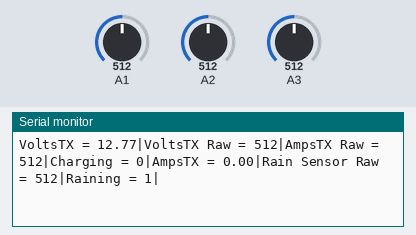
Bench run of a sketch on a simulated Arduino Mega 2560, built with avr-gcc and run on an emulated ATmega2560. Shown: the last lines printed to the serial monitor. The test bench sets the inputs (shaded band); at power-on: A1 = 512, A3 = 512, A2 = 512.

Above: at 1.2 s.
1.3 s: A1 set to 495
At 1.52 s:
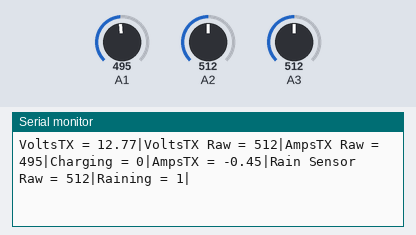
7.3 s: A3 set to 105
At 7.38 s:
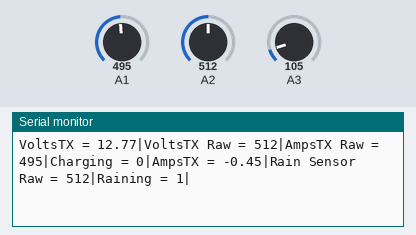
10.3 s: A3 set to 90
At 10.37 s:
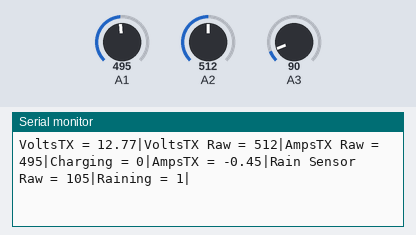
Timing chart, 0 to 13.3 s (numbered marks = the images above; inputs shaded):
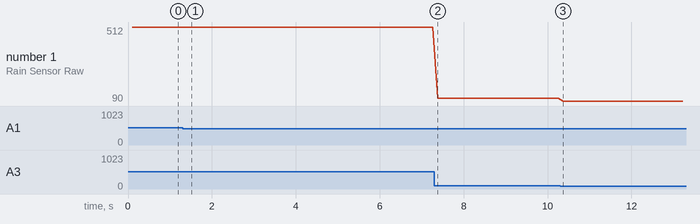

Measured:
- after the input at 1.3 s, the serial monitor: prints a new line after 0.11 s (image 1)
- plotted number 1: 512 → 105 after the input at 7.3 s, 105 → 90 after the input at 10.3 s

The sketch:

Nano_V5.9.ino
```cpp
#include <SoftwareSerial.h>


SoftwareSerial mySerial(10, 11);  // RX, TX

//Amp Sensor Variables.
int RawValueAmp= 0;
int RawValueVolt = 0;
int Raining = 5;
int Charging = 0;


// Transmission of the raw sensor values to the Arduino MEGA
float AmpsTX;
float VoltsTX;
bool Test;


void setup(){
 Serial.begin(9600);
 mySerial.begin(1200);
 Test = 0;
 pinMode(A3, INPUT);

 if (Test == 1) {
  RawValueAmp = 510;
  RawValueVolt = 500;
 }
}

void Calculate_Volt_Amp() {


// Calculate Amp Value from Charging Pins
 int mVperAmp = 185;
 int ACSoffset = 2500;
 double VoltageAmp = 0;
 double Amps = 0;
 VoltageAmp = (RawValueAmp / 1024.0) * 5000; // Gets you mV
 AmpsTX =  ((VoltageAmp - ACSoffset) / mVperAmp);


// Calculate Voltage Sensor Value from Battery

 float vout = 0.0;
 float R1 = 30000;      // 30000 Mower 2    Mower 1 30000
 float R2 = 7300;       // 7300 Mower 2     Mower 1 7500
 vout = (RawValueVolt * 5.0) / 1024.0; // see text
 VoltsTX = vout / (R2/(R1+R2));

}


void TX_Volts()  {
  mySerial.print(VoltsTX);
  mySerial.println("\j");
  Serial.print("VoltsTX = ");
  Serial.print(VoltsTX);
  Serial.print("|");
}

void TX_Charge()  {
  mySerial.print(Charging);
  mySerial.println("\q");
}

void TX_Raining()  {
  mySerial.print(Raining);
  mySerial.println("\w");
}

void loop(){

 //Read Amp and Volt Raw Number Sensor Values
 if (Test == 0) {
 RawValueAmp = analogRead(A1);
 RawValueVolt = analogRead(A2);
 Raining = analogRead(A3);
 }

  if (Test == 1 )   {
 RawValueAmp = RawValueAmp + 1;
 if (RawValueAmp > 550) RawValueAmp = 500;
 RawValueVolt = RawValueVolt + 1;
 if (RawValueVolt > 550) RawValueVolt = 500;
  }


 Serial.print("VoltsTX Raw = ");
 Serial.print(RawValueVolt);
 Serial.print("|");
 Serial.print("AmpsTX Raw = ");
 Serial.print (RawValueAmp);
 Serial.print("|");


 Calculate_Volt_Amp();

 if (AmpsTX < 0.4) Charging = 0;
 if (AmpsTX > 0.4) Charging = 4;
 Serial.print("Charging = ");
 Serial.print(Charging);
 Serial.print("|");


 Serial.print("AmpsTX = ");
 Serial.print (AmpsTX);
 Serial.print("|");


 Serial.print("Rain Sensor Raw = ");
 Serial.print (Raining);
 Serial.print("|");

if (Raining < 100) Raining = 0;
if (Raining >= 100) Raining = 1;

Serial.print( "Raining = ");
Serial.print(Raining);
Serial.print("|");


 Serial.println("");


 TX_Volts();
 delay(5);
 TX_Charge();
 delay(5);
 TX_Raining();


}
```
